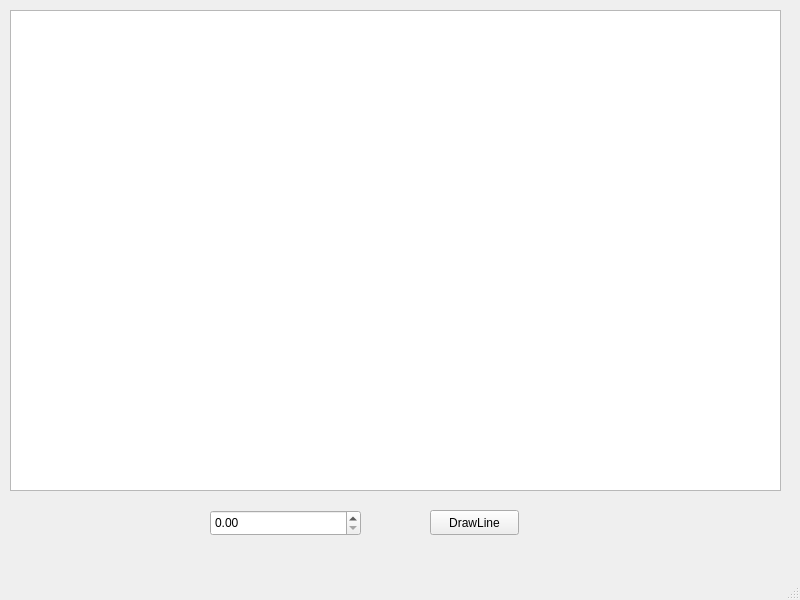
<?xml version="1.0" encoding="UTF-8"?>
<ui version="4.0">
 <class>MainWindow</class>
 <widget class="QMainWindow" name="MainWindow">
  <property name="geometry">
   <rect>
    <x>0</x>
    <y>0</y>
    <width>800</width>
    <height>600</height>
   </rect>
  </property>
  <property name="windowTitle">
   <string>MainWindow</string>
  </property>
  <widget class="QWidget" name="centralwidget">
   <widget class="QPushButton" name="pushButton">
    <property name="geometry">
     <rect>
      <x>430</x>
      <y>510</y>
      <width>89</width>
      <height>25</height>
     </rect>
    </property>
    <property name="text">
     <string>DrawLine</string>
    </property>
   </widget>
   <widget class="QDoubleSpinBox" name="doubleSpinBox">
    <property name="geometry">
     <rect>
      <x>210</x>
      <y>510</y>
      <width>151</width>
      <height>26</height>
     </rect>
    </property>
   </widget>
   <widget class="QGraphicsView" name="graphicsView">
    <property name="geometry">
     <rect>
      <x>10</x>
      <y>10</y>
      <width>771</width>
      <height>481</height>
     </rect>
    </property>
   </widget>
  </widget>
  <widget class="QMenuBar" name="menubar">
   <property name="geometry">
    <rect>
     <x>0</x>
     <y>0</y>
     <width>800</width>
     <height>22</height>
    </rect>
   </property>
  </widget>
  <widget class="QStatusBar" name="statusbar"/>
 </widget>
 <resources/>
 <connections/>
</ui>
